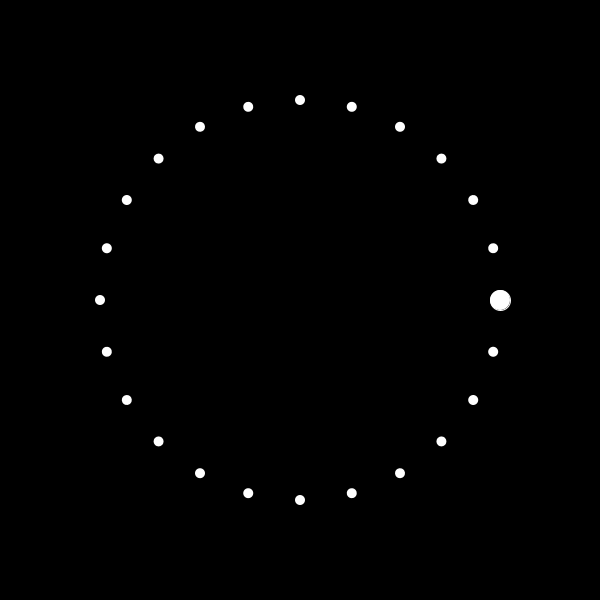
Frame 1 (no input)
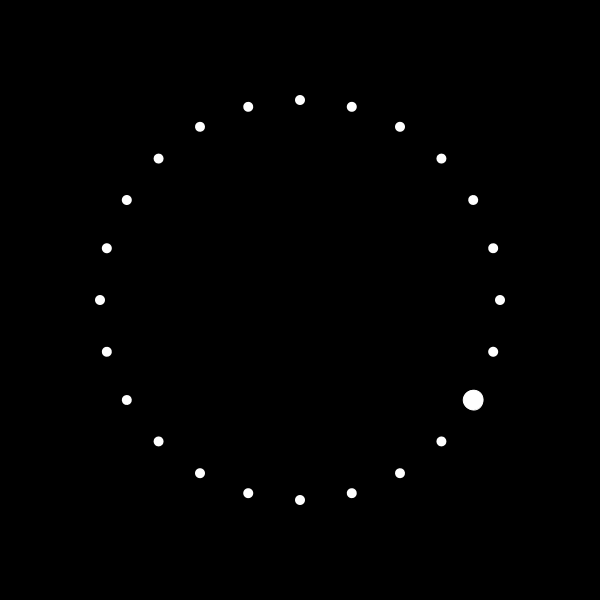
Frame 60 (the mouse pressed at the canvas centre just before this capture)
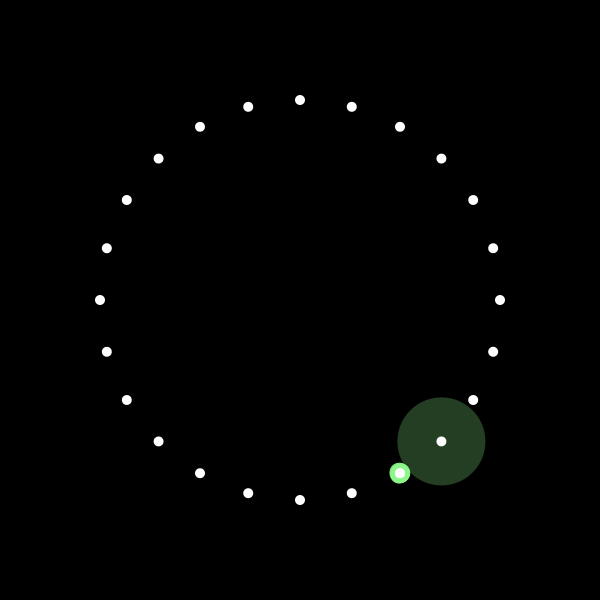
Frame 120 (the mouse held since frame 60 and released just before this capture)

The Processing sketch that drew these frames (run headless with seeded random() and noise(); from frame 60 on, the mouse is pressed at the canvas centre):

// Processing sketch: Centercircle
// ── Centercircle.pde
/*
 * CenterCircle
 * AltEdu2022 コーディングチャレンジ 2/1
 * テーマ : "画面の中央に円を描くところからコードを書いてください。"
 * @author kota-shiokara
 * 
*/

// CenterCircleのそーしゃるでぃすたんす
float circlePoint = PI / 12;
// 半径
int centerRadius = 200;
// 描画のための角度
float centerRotate = 0;
// 自由玉の角度
float freeRotate = 0;
// 自由玉のテンポ(単位はframe)
float freeTempo = 30;
// 自由玉大きさ
float freeSize = 20;
// 自由玉色
color freeColor = color(255, 255, 255);

// 波紋
ArrayList<Ripple> ripples = new ArrayList<Ripple>();
// 波紋を出すまでのカウント
int counter = 2;

void setup() {
    size(600, 600);
    background(0);
}

void draw() {
    translate(width / 2, height / 2);
    background(0);

    // 波紋s
    noStroke();
    for(int i = 0; i < ripples.size(); i++) {
        ripples.get(i).update();
        ripples.get(i).display();
        if(ripples.get(i).flag) {
            ripples.remove(i);
        }
    }

    // 自由玉の移動及び波紋追加
    if(frameCount % freeTempo == 0) {
        freeRotate = (freeRotate + circlePoint) % TWO_PI;
        if(counter > 0) {
            counter -= 1;
        } else if(counter == 0) {
            counter = int(random(1, 4));
            float r = random(100, 255);
            float g = random(100, 255);
            float b = random(100, 255);
            float alpha = random(50, 70);
            ripples.add(new Ripple(centerRadius, 0, freeRotate, freeSize, random(1, 5), color(r, g, b), alpha));
            freeColor = color(r, g, b);
        }
    }
    
    // 自由玉
    rotate(freeRotate);
    stroke(freeColor);
    fill(freeColor);
    ellipse(centerRadius, 0, freeSize, freeSize);

    // CenterCircle
    fill(255);
    noStroke();
    for(; centerRotate <= TWO_PI; centerRotate += circlePoint) {
        ellipse(centerRadius, 0, 10, 10);
        rotate(circlePoint);
    }
    rotate(-centerRotate);
    centerRotate = 0;
}

int frame = 0;
void keyPressed() {
    if(key == 's') {
        save("frame/" + frame +".png");
        frame += 1;
    }
}
// ── Ripple.pde
class Ripple{
    float x, y;
    float radius, size;
    float increase;
    color c;
    float alpha;
    boolean flag = false;

    Ripple(float _x, float _y, float _radius, float _size, float _increase, color _c, float _alpha){
        this.x = _x;
        this.y = _y;
        this.radius = _radius;
        this.size = _size;
        this.increase = _increase;
        this.c = _c;
        this.alpha = _alpha;
    }

    void update() {
        this.size += this.increase;
        if(frameCount % 2 == 0) {
            this.alpha -= 0.2;
        }
        if(this.alpha < 0) {
            this.flag = true;
        }
    }

    void update(float newIncrease) {
        this.increase = newIncrease;
        this.size += newIncrease;
    }

    void display() {
        noStroke();
        fill(this.c, this.alpha);
        rotate(this.radius);
        ellipse(this.x, this.y, this.size, this.size);
        rotate(-this.radius);
    }
}
